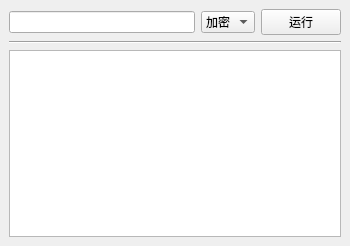
<?xml version="1.0" encoding="UTF-8"?>
<ui version="4.0">
 <class>MainWindow</class>
 <widget class="QMainWindow" name="MainWindow">
  <property name="geometry">
   <rect>
    <x>0</x>
    <y>0</y>
    <width>350</width>
    <height>246</height>
   </rect>
  </property>
  <property name="windowTitle">
   <string>MainWindow</string>
  </property>
  <widget class="QWidget" name="centralwidget">
   <layout class="QGridLayout" name="gridLayout">
    <item row="0" column="0">
     <widget class="QLineEdit" name="passwd"/>
    </item>
    <item row="0" column="1">
     <widget class="QComboBox" name="choose">
      <item>
       <property name="text">
        <string>加密</string>
       </property>
      </item>
      <item>
       <property name="text">
        <string>解密</string>
       </property>
      </item>
     </widget>
    </item>
    <item row="0" column="2">
     <widget class="QPushButton" name="run">
      <property name="text">
       <string>运行</string>
      </property>
     </widget>
    </item>
    <item row="1" column="0" colspan="3">
     <widget class="Line" name="line">
      <property name="orientation">
       <enum>Qt::Horizontal</enum>
      </property>
     </widget>
    </item>
    <item row="2" column="0" colspan="3">
     <widget class="QTextEdit" name="text">
      <property name="html">
       <string>&lt;!DOCTYPE HTML PUBLIC &quot;-//W3C//DTD HTML 4.0//EN&quot; &quot;http://www.w3.org/TR/REC-html40/strict.dtd&quot;&gt;
&lt;html&gt;&lt;head&gt;&lt;meta name=&quot;qrichtext&quot; content=&quot;1&quot; /&gt;&lt;meta charset=&quot;utf-8&quot; /&gt;&lt;style type=&quot;text/css&quot;&gt;
p, li { white-space: pre-wrap; }
&lt;/style&gt;&lt;/head&gt;&lt;body style=&quot; font-family:'Microsoft YaHei UI'; font-size:9pt; font-weight:400; font-style:normal;&quot;&gt;
&lt;p style=&quot;-qt-paragraph-type:empty; margin-top:0px; margin-bottom:0px; margin-left:0px; margin-right:0px; -qt-block-indent:0; text-indent:0px; font-family:'SimSun';&quot;&gt;&lt;br /&gt;&lt;/p&gt;&lt;/body&gt;&lt;/html&gt;</string>
      </property>
     </widget>
    </item>
   </layout>
  </widget>
 </widget>
 <tabstops>
  <tabstop>passwd</tabstop>
  <tabstop>text</tabstop>
  <tabstop>choose</tabstop>
  <tabstop>run</tabstop>
 </tabstops>
 <resources/>
 <connections/>
</ui>
